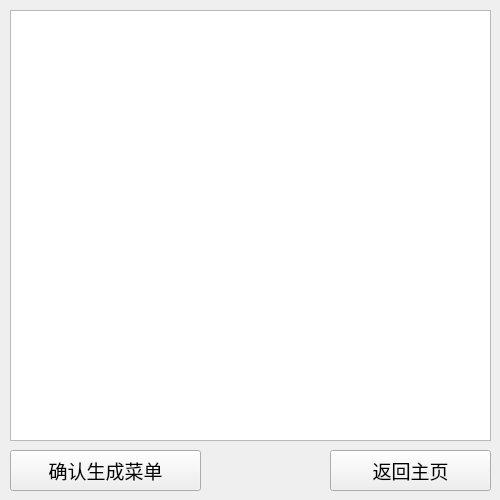
<?xml version="1.0" encoding="UTF-8"?>
<ui version="4.0">
 <class>eatwhat</class>
 <widget class="QWidget" name="eatwhat">
  <property name="geometry">
   <rect>
    <x>0</x>
    <y>0</y>
    <width>500</width>
    <height>500</height>
   </rect>
  </property>
  <property name="windowTitle">
   <string>Form</string>
  </property>
  <widget class="QListWidget" name="listWidget">
   <property name="geometry">
    <rect>
     <x>10</x>
     <y>10</y>
     <width>481</width>
     <height>431</height>
    </rect>
   </property>
  </widget>
  <widget class="QPushButton" name="pushButton">
   <property name="geometry">
    <rect>
     <x>10</x>
     <y>450</y>
     <width>191</width>
     <height>41</height>
    </rect>
   </property>
   <property name="font">
    <font>
     <pointsize>14</pointsize>
    </font>
   </property>
   <property name="text">
    <string>确认生成菜单</string>
   </property>
  </widget>
  <widget class="QPushButton" name="pushButton_2">
   <property name="geometry">
    <rect>
     <x>330</x>
     <y>450</y>
     <width>161</width>
     <height>41</height>
    </rect>
   </property>
   <property name="font">
    <font>
     <pointsize>14</pointsize>
    </font>
   </property>
   <property name="text">
    <string>返回主页</string>
   </property>
  </widget>
 </widget>
 <resources/>
 <connections/>
</ui>
